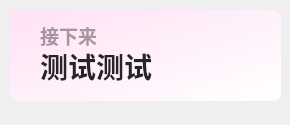
<?xml version="1.0" encoding="UTF-8"?>
<ui version="4.0">
 <class>Theme</class>
 <widget class="QWidget" name="Form">
  <property name="geometry">
   <rect>
    <x>0</x>
    <y>0</y>
    <width>290</width>
    <height>125</height>
   </rect>
  </property>
  <property name="minimumSize">
   <size>
    <width>0</width>
    <height>100</height>
   </size>
  </property>
  <property name="maximumSize">
   <size>
    <width>16777215</width>
    <height>65536</height>
   </size>
  </property>
  <property name="windowTitle">
   <string>更多活动</string>
  </property>
  <widget class="QLabel" name="next_subtitle">
   <property name="geometry">
    <rect>
     <x>40</x>
     <y>20</y>
     <width>211</width>
     <height>31</height>
    </rect>
   </property>
   <property name="font">
    <font>
     <family>Microsoft YaHei UI</family>
     <pointsize>14</pointsize>
     <weight>75</weight>
     <bold>true</bold>
    </font>
   </property>
   <property name="styleSheet">
    <string notr="true">color: rgba(0, 0, 0, 90);
font-weight: bold;</string>
   </property>
   <property name="text">
    <string>接下来</string>
   </property>
   <property name="textFormat">
    <enum>Qt::PlainText</enum>
   </property>
   <property name="alignment">
    <set>Qt::AlignLeading|Qt::AlignLeft|Qt::AlignVCenter</set>
   </property>
  </widget>
  <widget class="QLabel" name="next_lesson_text">
   <property name="geometry">
    <rect>
     <x>40</x>
     <y>40</y>
     <width>221</width>
     <height>51</height>
    </rect>
   </property>
   <property name="font">
    <font>
     <family>Microsoft YaHei UI</family>
     <pointsize>21</pointsize>
     <weight>75</weight>
     <bold>true</bold>
    </font>
   </property>
   <property name="styleSheet">
    <string notr="true">border: none;
color: rgba(37, 37, 37, 255);
font-weight: bold</string>
   </property>
   <property name="text">
    <string>测试测试</string>
   </property>
   <property name="textFormat">
    <enum>Qt::PlainText</enum>
   </property>
   <property name="alignment">
    <set>Qt::AlignLeading|Qt::AlignLeft|Qt::AlignVCenter</set>
   </property>
  </widget>
  <widget class="QLabel" name="backgnd">
   <property name="geometry">
    <rect>
     <x>10</x>
     <y>10</y>
     <width>271</width>
     <height>91</height>
    </rect>
   </property>
   <property name="styleSheet">
    <string notr="true">background-color: qlineargradient(spread:pad, x1:0, y1:0, x2:1, y2:1, stop:0 rgba(255, 225, 245, 255), stop:1 rgba(255, 255, 255, 255));
border-radius: 8px</string>
   </property>
   <property name="text">
    <string/>
   </property>
  </widget>
  <widget class="QLabel" name="img">
   <property name="geometry">
    <rect>
     <x>190</x>
     <y>10</y>
     <width>91</width>
     <height>91</height>
    </rect>
   </property>
   <property name="styleSheet">
    <string notr="true"/>
   </property>
   <property name="pixmap">
    <pixmap>img/4.png</pixmap>
   </property>
   <property name="scaledContents">
    <bool>true</bool>
   </property>
  </widget>
  <zorder>backgnd</zorder>
  <zorder>img</zorder>
  <zorder>next_subtitle</zorder>
  <zorder>next_lesson_text</zorder>
 </widget>
 <resources/>
 <connections/>
</ui>
